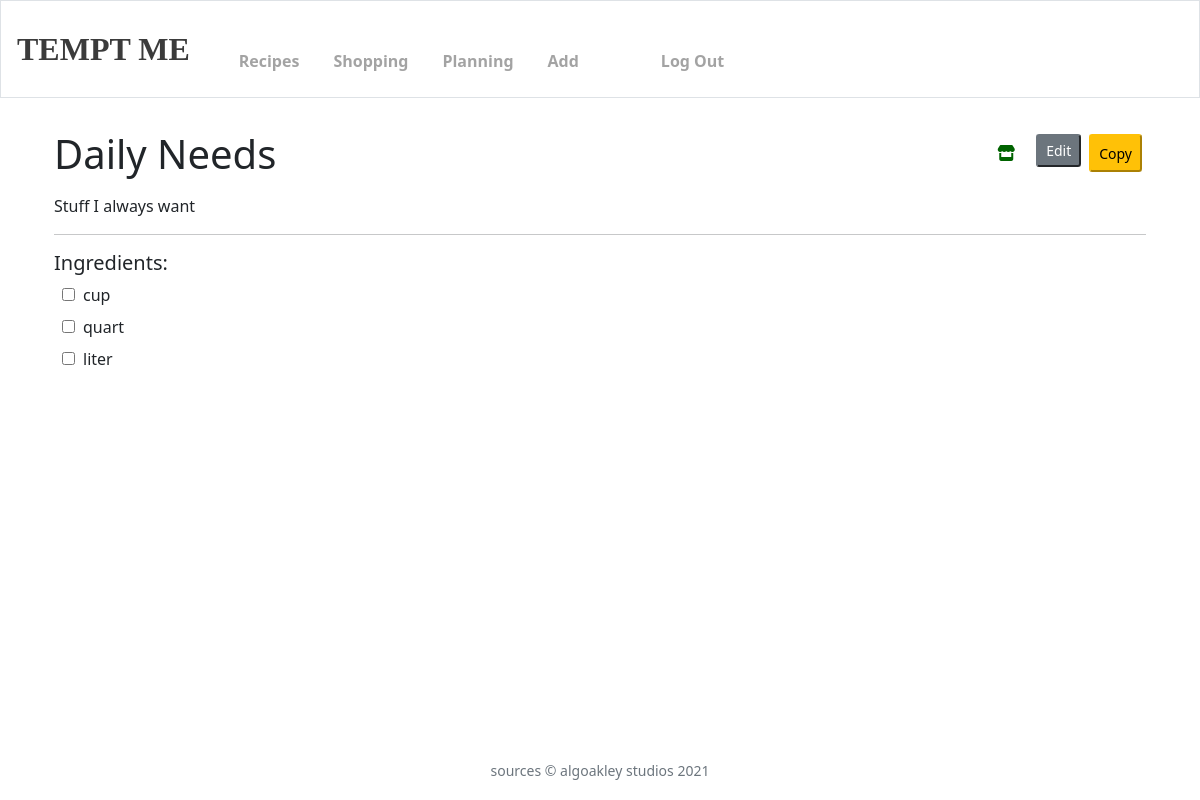
The page /recipes/1/shopping_list/ (signed in) on the database as committed earlier.
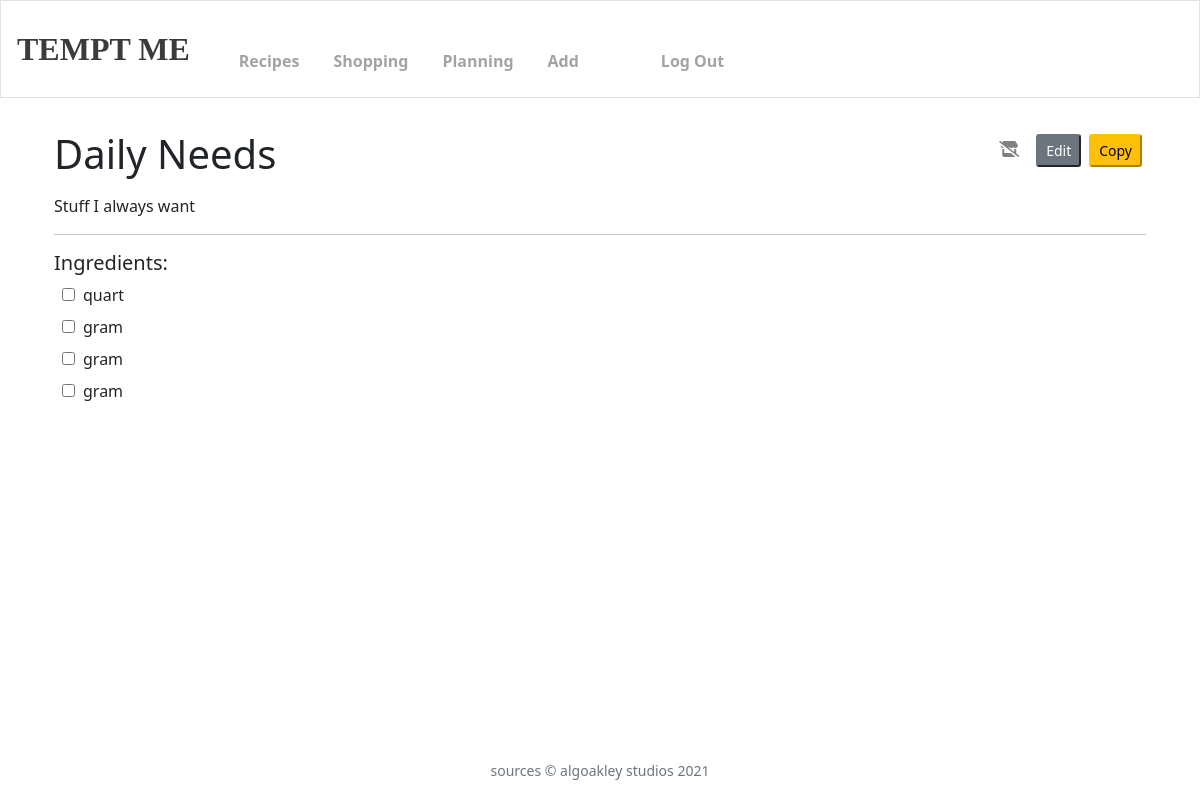
The same page on the database as committed later.
### recipes/models.py (models this page shows)
class IngQuant(models.Model):
    ingredient = models.ForeignKey(Ingredient, on_delete = models.CASCADE, related_name = 'ingredients')
    quantity = models.DecimalField(max_digits = 32, decimal_places = 8, default = 0)
    recipe = models.ForeignKey(Recipe, on_delete = models.CASCADE, null = True, blank = True, related_name = 'ingquants')
    shopping_list = models.ForeignKey(ShoppingList, on_delete = models.CASCADE, null = True, blank = True, related_name = 'ingquants')
    meal_plan = models.ForeignKey(MealPlan, on_delete = models.CASCADE, null = True, blank = True, related_name = 'ingquants')
    unit = models.CharField(
        max_length = 13,
        choices = UNIT_CHOICES,
        default = "GRAM"
    )
    def unitDisplay(self):
        return self.get_unit_display()
    def __str__(self):
        unit = self.unit.lower()
        if self.quantity != 1 and unit != "":
            unit += "s"
        return str(self.ingredient) + " " + str(self.quantity) + " " + str(self.unit)

### recipes/views.py (the view)
# urls.py: path('<int:recipe_id>/shopping_list/', views.detail_shopping_list, name='detail_shopping_list'),
@login_required
def detail_shopping_list(request, recipe_id):
    if request.method == "POST":
        return HttpResponseRedirect(reverse("recipes:detail_shopping_list", kwargs= {"recipe_id": recipe_id,}))
    else:
        shopping_list = get_object_or_404(ShoppingList, pk = recipe_id)
        ingquants = shopping_list.get_ingquants()
        ingquantsAndUnits = []
        for ingquant in ingquants:
            unit = ingquant.unitDisplay()
            ingquantsAndUnits.append((ingquant, unit))
        ctx = {
            'recipe': shopping_list,
            'ingredients': ingquantsAndUnits,
            'shopping_list': [shopping_list]
        }
        return render(request, 'recipes/detail_shopping_list.html', ctx)

### recipes/models.py (called while the page is built)
    def get_ingquants(self):
        return IngQuant.objects.filter(shopping_list = self.id)

    def __str__(self):
        return self.ingredient

### recipes/templates/recipes/detail_shopping_list.html
{% extends 'base.html' %}
    {% block main %}
    <div class='container'>
        <div class='row'>
            <div class='col'>
                <h1 class="inline">
                    {{ recipe.name|title }}
                </h1>
            </div>
            <div class='col'>
                {% with recipe.id as list_id %}
                    {% include 'recipes/shop_edit_buttons.html' %}
                {% endwith %}
            </div>
        </div>
        <div class='row'>
            <div class='col'>
                {% if recipe.description %}
                    {{ recipe.description }}
                {% endif %}
            </div>
        </div>
        <hr>
        {% include 'recipes/display_ingredient_list.html' %}
    </div>
{% endblock %}

### recipes/templates/recipes/display_ingredient_list.html
<div class="ingredient_list">
    <h5>Ingredients:</h5>
    <table>
        {% for ingredient in ingredients %}
        <tr>
            <td>
                <input type="checkbox" class='vertical-align-middle' name="ing_checkbox_{{ ingredient.0.ingredient }}">
            </td>
            <td>
                <label for="ing_checkbox_{{ ingredient.0.ingredient }}" class='vertical-align-middle'>
                    {{ ingredient.0|floatformat }} {{ ingredient.1|lower }} {{ ingredient.2 }}
                </label>
            </td>
        </tr>
        {% endfor %}
    </table>
</div>

Rows that differ between the two databases and show on the page:
removed IngQuant: unit "cup"
removed IngQuant: unit "liter"
added IngQuant: unit "gram"
added IngQuant: unit "gram"
added IngQuant: unit "gram"
